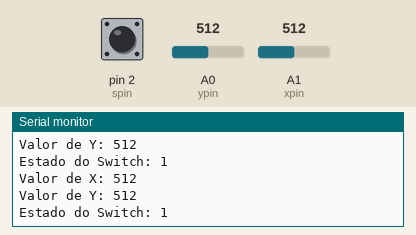
Recording of a sketch running on a simulated Arduino Uno, built with avr-gcc and run on an emulated ATmega328P. Shown: the last lines printed to the serial monitor. The test bench sets the inputs (shaded band); at power-on: A0 (ypin) = 512, A1 (xpin) = 512, pin 2 (spin) HIGH.

Above: at 1.3 s.
1.4 s: A0 (ypin) set to 716
At 2.33 s:
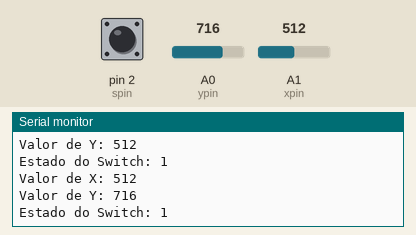
2.9 s: A1 (xpin) set to 716
At 3.83 s:
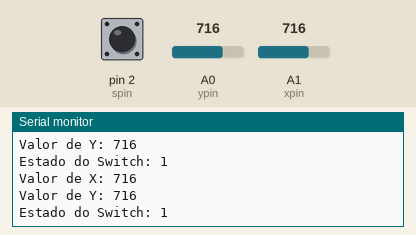
4.4 s: pin 2 (spin) pulled LOW for 0.6 s
At 5.33 s:
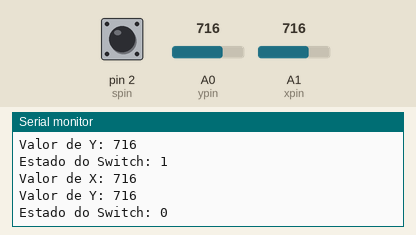
6.5 s: A0 (ypin) set to 900
At 7.34 s:
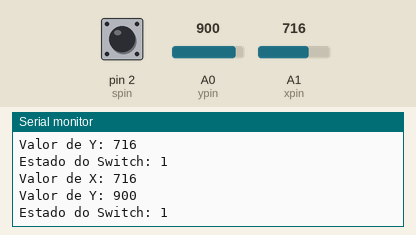
8.0 s: A1 (xpin) set to 900
At 8.84 s:
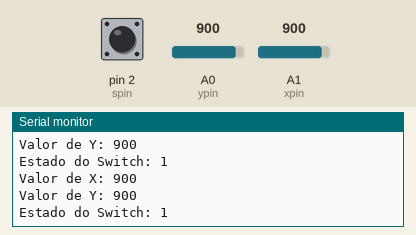
Timing chart, 0 to 11.0 s (numbered marks = the images above; inputs shaded):
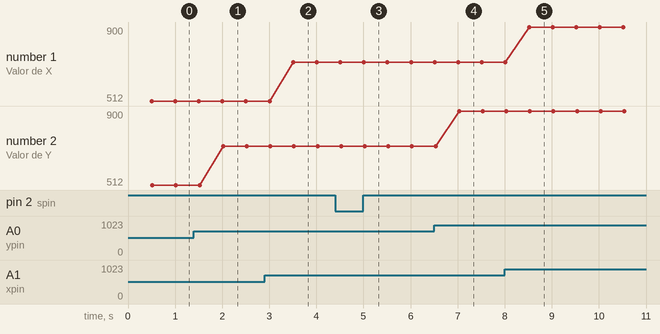

Measured:
- after the input at 1.4 s, the serial monitor: prints a new line after 0.62 s (image 1)
- after the input at 2.9 s, the serial monitor: prints a new line after 0.61 s (image 2)
- after the input at 4.4 s, the serial monitor: prints a new line after 0.64 s (image 3)
- after the input at 6.5 s, the serial monitor: prints a new line after 0.53 s (image 4)
- after the input at 8.0 s, the serial monitor: prints a new line after 0.52 s (image 5)
- plotted number 2: 512 → 716 after the input at 1.4 s, 716 → 900 after the input at 6.5 s

The sketch:

arduino_32_joystick.ino
```cpp
int xpin = A1;
int ypin = A0;
int spin = 2;
int sval;
int xval;
int yval;
int dt = 500;
void setup() {
  // put your setup code here, to run once:
  Serial.begin(9600);
  pinMode(xpin, INPUT);
  pinMode(ypin, INPUT);
  pinMode(spin, INPUT);
  digitalWrite(spin, 1);
}
void loop() {
  // put your main code here, to run repeatedly:
  xval = analogRead(xpin);
  yval = analogRead(ypin);
  sval = digitalRead(spin);
  delay(dt);
  Serial.print("Valor de X: ");
  Serial.println(xval);
  Serial.print("Valor de Y: ");
  Serial.println(yval);
  Serial.print("Estado do Switch: ");
  Serial.println(sval);
}
```
